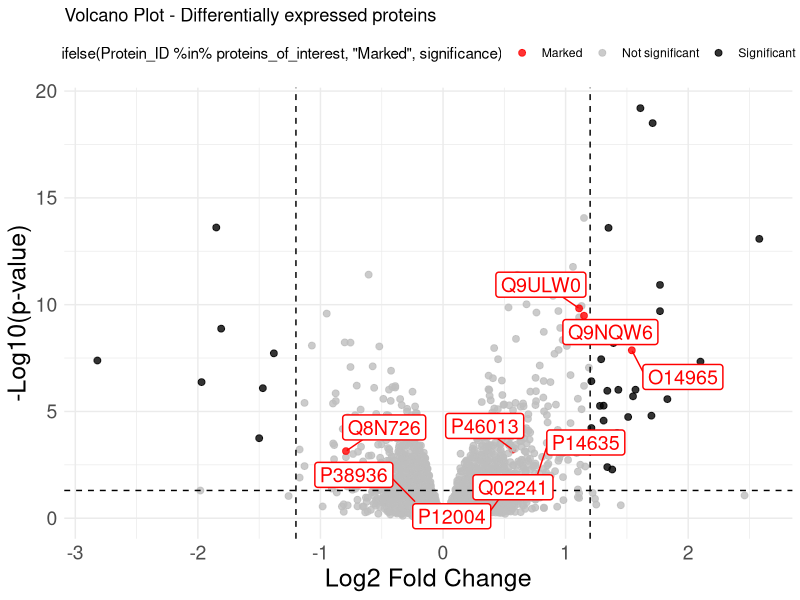

Here is the R script that generated this plot:
# Load the necessary libraries
library(ggplot2)
library(dplyr)
library(ggrepel)

# Upload data
report.pg_matrix <- read.csv("DE_results_DMSOvsCAP.csv", sep = ";", header = TRUE, dec = ".", check.names = FALSE)
experiment_annotation <- read.csv("Experiment_annotation_R_DMSOvsCAP.csv", sep = ";", header = TRUE, dec = ".", check.names = FALSE)

# Filtering and processing relevant data
data_volcano <- report.pg_matrix %>%
  select(Protein_ID, log2_FC, p_val) %>%
  filter(!is.na(log2_FC) & !is.na(p_val)) %>% # Delete NA
  mutate(
    log_p_value = -log10(p_val),
    significance = case_when(
      p_val < 0.05 & abs(log2_FC) >= 1.2 ~ "Significant",
      TRUE ~ "Not significant"
    )
  )

# Featured proteins
proteins_of_interest <- c("P46013", "P12004", "P14635", "P38936", "Q8N726", "O14965", "Q9ULW0", "Q02241", "Q9NQW6")

# Create Volcano Plot
png("VolcanoPlot.png", width = 3000, height = 2000, res = 300)  # Export with good resolution
ggplot(data_volcano, aes(x = log2_FC, y = log_p_value)) +
  
  # Dots coloured according to condition
  geom_point(aes(color = ifelse(Protein_ID %in% proteins_of_interest, "Marked", significance)), size = 2, alpha = 0.8) +
  
  # Define custom colours
  scale_color_manual(values = c("Significant" = "black", "Not significant" = "grey", "Marked" = "red")) +
  
  # Cutting lines
  geom_vline(xintercept = c(-1.2, 1.2), linetype = "dashed", color = "black") +  
  geom_hline(yintercept = -log10(0.05), linetype = "dashed", color = "black") +  
  
  # Featured protein labels
  geom_label_repel(data = subset(data_volcano, Protein_ID %in% proteins_of_interest), 
                   aes(label = Protein_ID), 
                   size = 5, fill = "white", color = "red", label.size = 0.5, 
                   box.padding = 0.5, max.overlaps = 10) +  
  
  # Customisation of the chart
  labs(title = "Volcano Plot - Differentially expressed proteins",
       x = "Log2 Fold Change", y = "-Log10(p-value)") +
  
  theme_minimal() +   # theme_minimal is applied correctly
  theme(
    legend.position = "top",
    axis.title.x = element_text(size = 18),  # X-axis title size
    axis.title.y = element_text(size = 18),  # Y-axis title size
    axis.text.x = element_text(size = 14),   # X-axis label size
    axis.text.y = element_text(size = 14)    # Y-axis label size
  )

dev.off()
